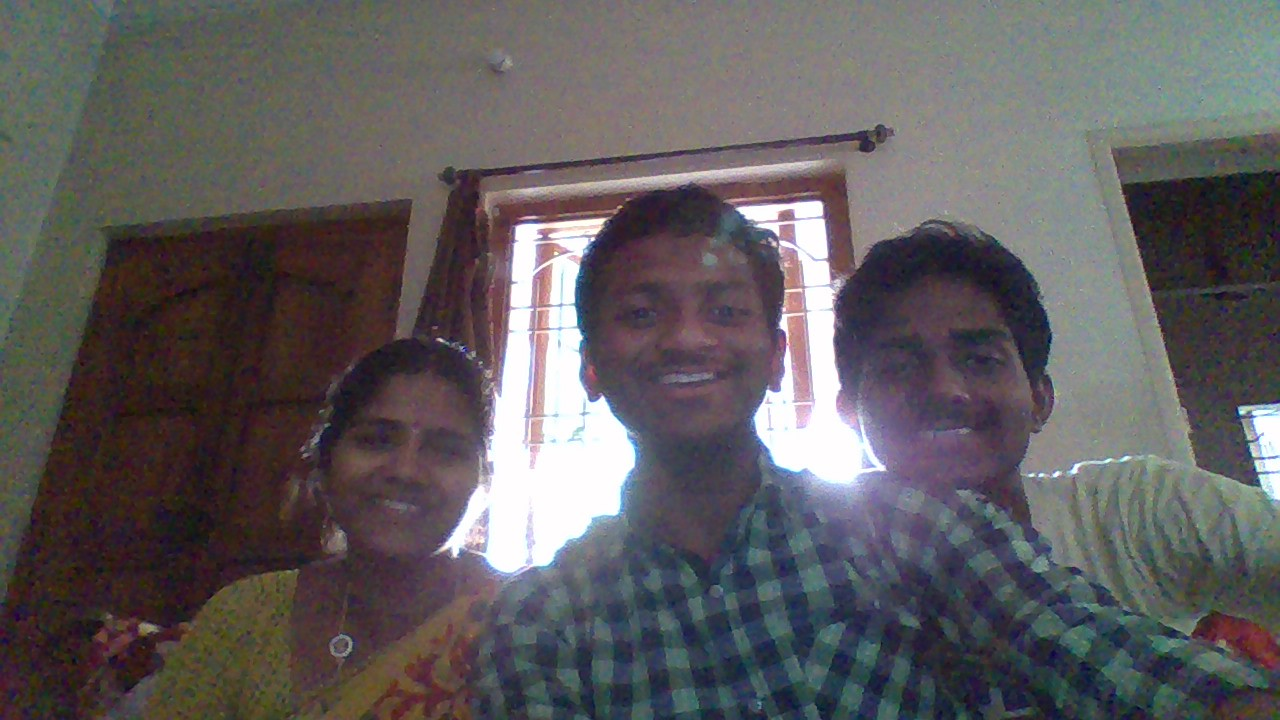
#> input picture Practice/Images/fam_sample1.jpg, 1280 x 720 px, given in place of the camera
$ python preprocess_practice3.py
#> lines starting #> are read from the running program, lines starting #| are printed output that depends on the picture; after the words box and inside, x2 and y2 are one past the last pixel; in counts of white or black regions, pixels touching at a corner belong together
#code to analyze the color object tracking with RGB and HSV color space
import cv2
import imutils
import numpy as np

cam=cv2.VideoCapture(0)
cam.set(3,640)
cam.set(4,480)

# Define the codec and create VideoWriter object
fourcc = cv2.VideoWriter_fourcc(*'XVID')
out = cv2.VideoWriter('output.avi', fourcc, 20.0, (640, 480))


def nothing(x):
    return 0

#create a named window
cv2.namedWindow("Trackbars")

#create trackbars
#trackbar inout arguments are name of trackbar,window name,min value,max value,callback
'''
cv2.createTrackbar("L-R","Trackbars",0,255,nothing)
cv2.createTrackbar("L-G","Trackbars",0,255,nothing)
cv2.createTrackbar("L-B","Trackbars",0,255,nothing)
cv2.createTrackbar("H-R","Trackbars",0,255,nothing)
cv2.createTrackbar("H-G","Trackbars",0,255,nothing)
cv2.createTrackbar("H-B","Trackbars",0,255,nothing)
'''
cv2.createTrackbar("L-H","Trackbars",0,180,nothing)
#> slider 'L-H' is set to 36
cv2.createTrackbar("L-S","Trackbars",0,255,nothing)
#> slider 'L-S' is set to 51
cv2.createTrackbar("L-V","Trackbars",0,255,nothing)
#> slider 'L-V' is set to 51
cv2.createTrackbar("H-H","Trackbars",0,180,nothing)
#> slider 'H-H' is set to 60
cv2.createTrackbar("H-S","Trackbars",0,255,nothing)
#> slider 'H-S' is set to 85
cv2.createTrackbar("H-V","Trackbars",0,255,nothing)
#> slider 'H-V' is set to 85

while True:
    ret,img=cam.read()
#> img is the input picture: shape (720, 1280, 3); mean B, G, R 93.8, 92.1, 95.8
    img=cv2.flip(img,1)
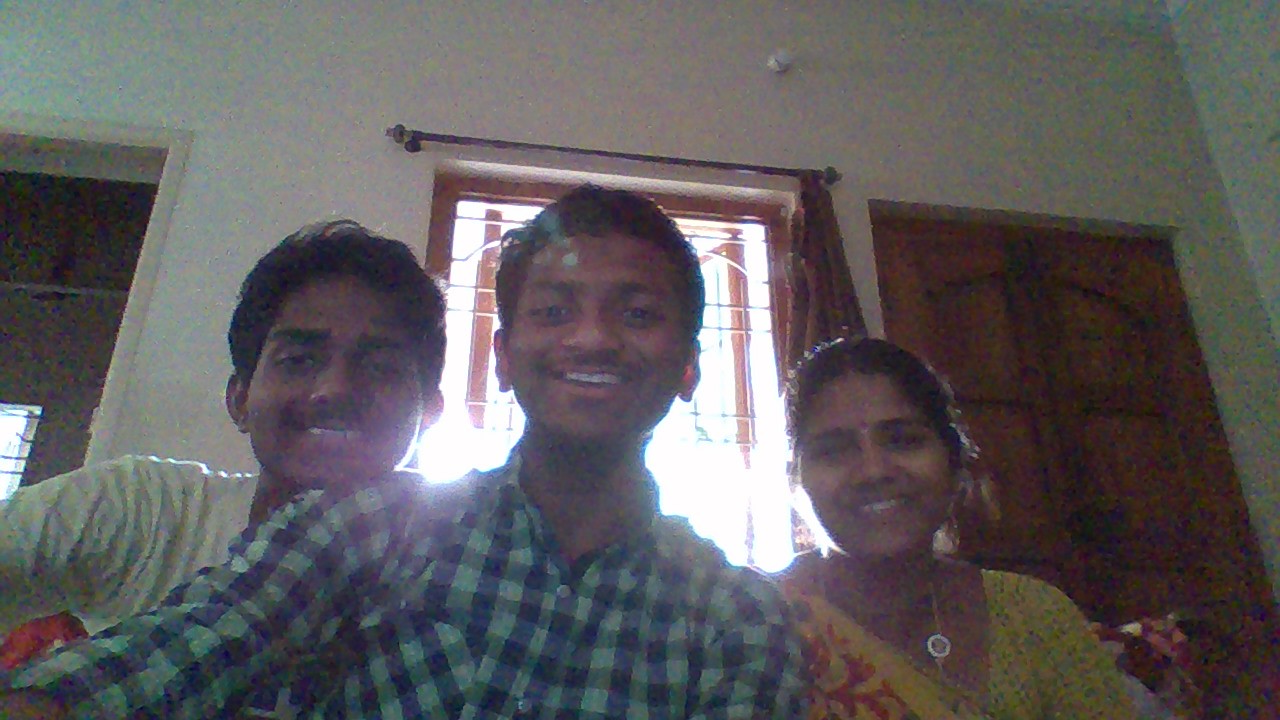
#> img: shape (720, 1280, 3); mean B, G, R 93.8, 92.1, 95.8
    img2=cv2.cvtColor(img,cv2.COLOR_BGR2HSV)
#> img2: shape (720, 1280, 3); mean H, S, V 88.8, 58.7, 103.8

    '''
    #get the values from the trackbars
    l_r=cv2.getTrackbarPos("L-R","Trackbars")
    l_g=cv2.getTrackbarPos("L-G","Trackbars")
    l_b=cv2.getTrackbarPos("L-B","Trackbars")
    h_r=cv2.getTrackbarPos("H-R","Trackbars")
    h_g=cv2.getTrackbarPos("H-G","Trackbars")
    h_b=cv2.getTrackbarPos("H-B","Trackbars")
   '''
    l_h=cv2.getTrackbarPos("L-H","Trackbars")
    l_s=cv2.getTrackbarPos("L-S","Trackbars")
    l_v=cv2.getTrackbarPos("L-V","Trackbars")
    h_h=cv2.getTrackbarPos("H-H","Trackbars")
    h_s=cv2.getTrackbarPos("H-S","Trackbars")
    h_v=cv2.getTrackbarPos("H-V","Trackbars")
    '''
    lower_range_rgb=np.array([l_b,l_g,l_r])
    higher_range_rgb=np.array([h_b,h_g,h_r])
    '''
    lower_range_hsv=np.array([l_h,l_s,l_v])
    higher_range_hsv=np.array([h_h,h_s,h_v])


    #get the mask for the corresponding color
    #mask_rgb=cv2.inRange(img,lower_range_rgb,higher_range_rgb)
    mask_hsv=cv2.inRange(img2,lower_range_hsv,higher_range_hsv)
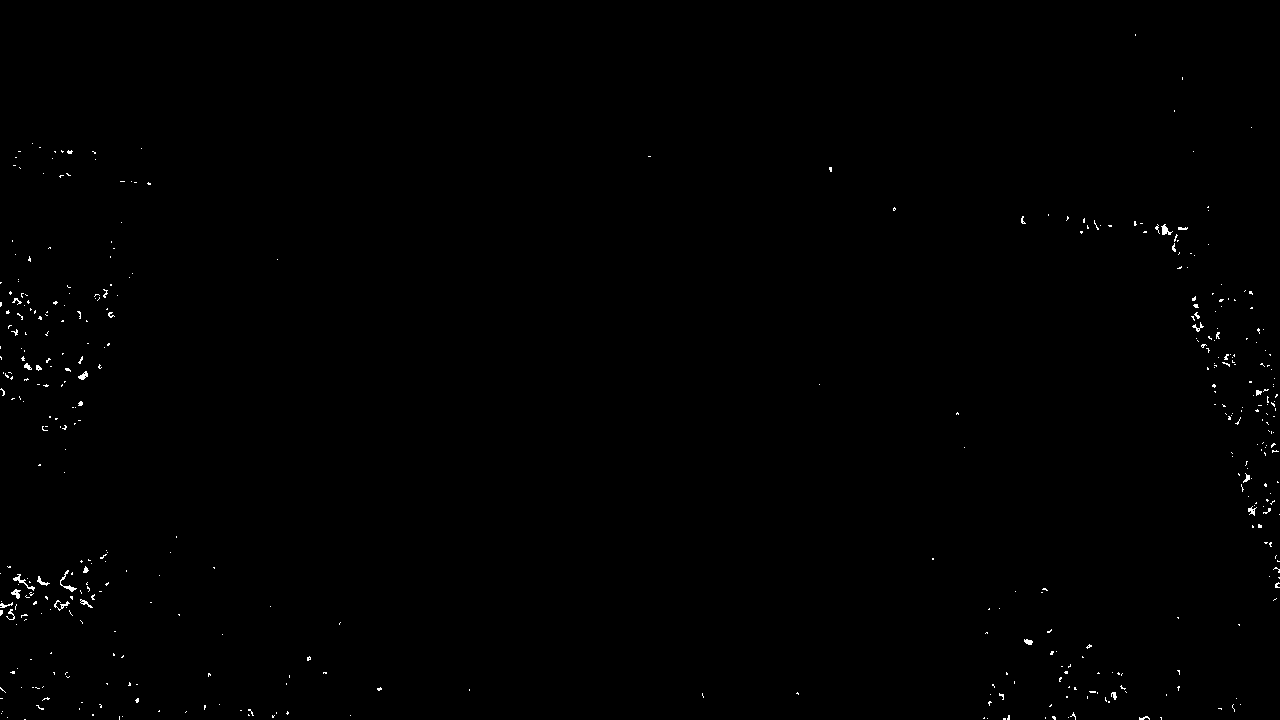
#> mask_hsv: shape (720, 1280); 0.32% white in thin lines or dots

    #comnine mask and img
    #res_rgb=cv2.bitwise_and(img,img,mask=mask_rgb)
    res_hsv=cv2.bitwise_and(img,img,mask=mask_hsv)

    #stacked image
    stack_img=np.hstack((img,res_hsv))
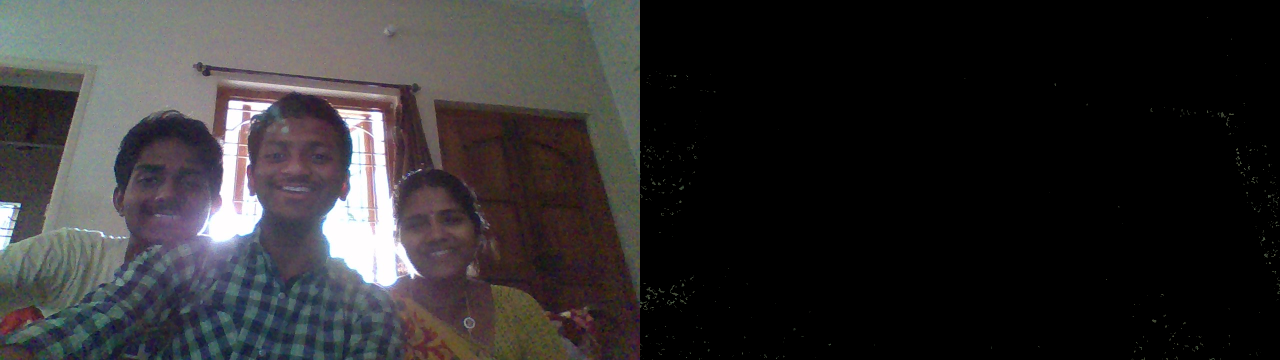
#> stack_img: shape (720, 2560, 3) (shown at 1/2 size); mean B, G, R 47, 46.1, 48
    out.write(np.uint8(stack_img))

    cv2.imshow("Trackbars",cv2.resize(stack_img,None,fx=0.4,fy=0.4))
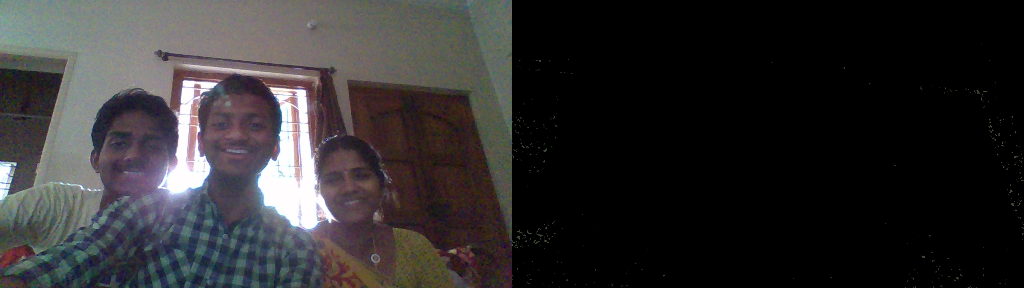
#> window 'Trackbars': shape (288, 1024, 3); mean B, G, R 46.9, 46.1, 47.9
    key=cv2.waitKey(1)
#> (key Esc is pressed here)
    if key==27:
        break


cam.release()
out.release()
cv2.destroyAllWindows()

$ run again, on Practice/Images/fam_sample2.jpg
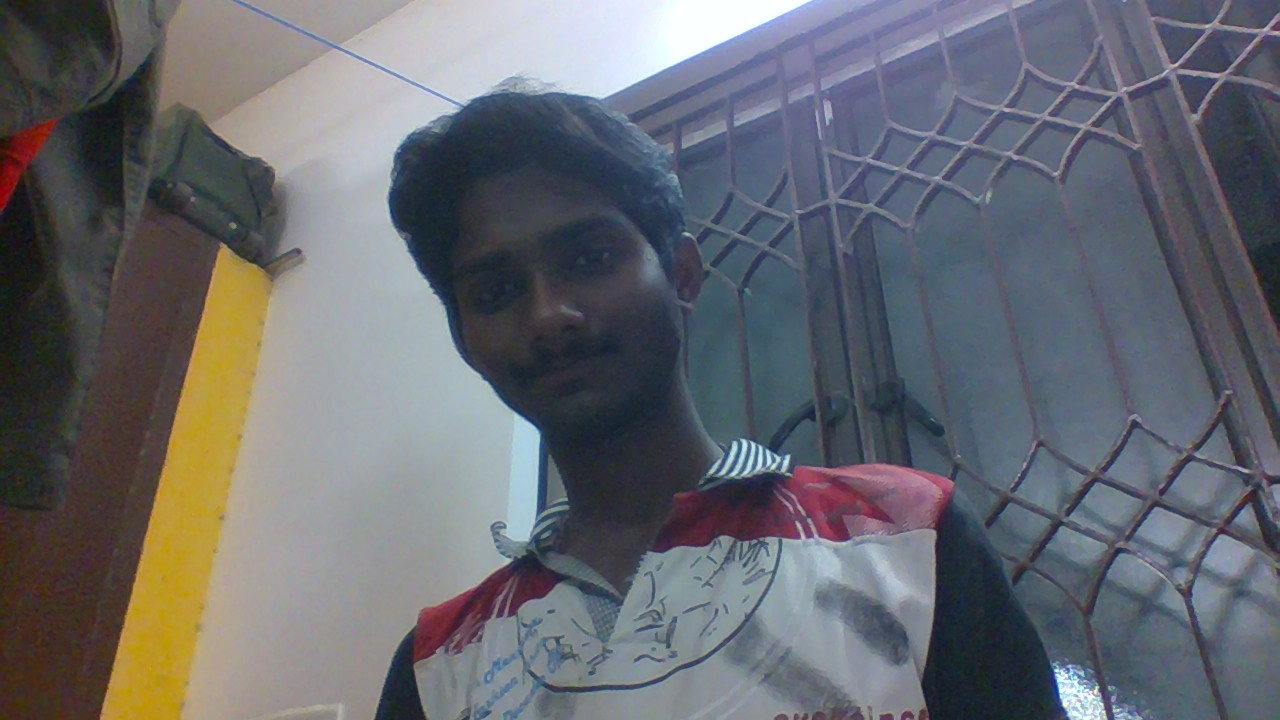
#> input picture Practice/Images/fam_sample2.jpg, 1280 x 720 px, given in place of the camera
#> img is the input picture: shape (720, 1280, 3); mean B, G, R 110.6, 105, 102.8
#> img2: shape (720, 1280, 3); mean H, S, V 94.6, 59, 119.2
#> `mask_hsv=cv2.inRange(img2,lower_range_hsv,higher_range_hsv)`:
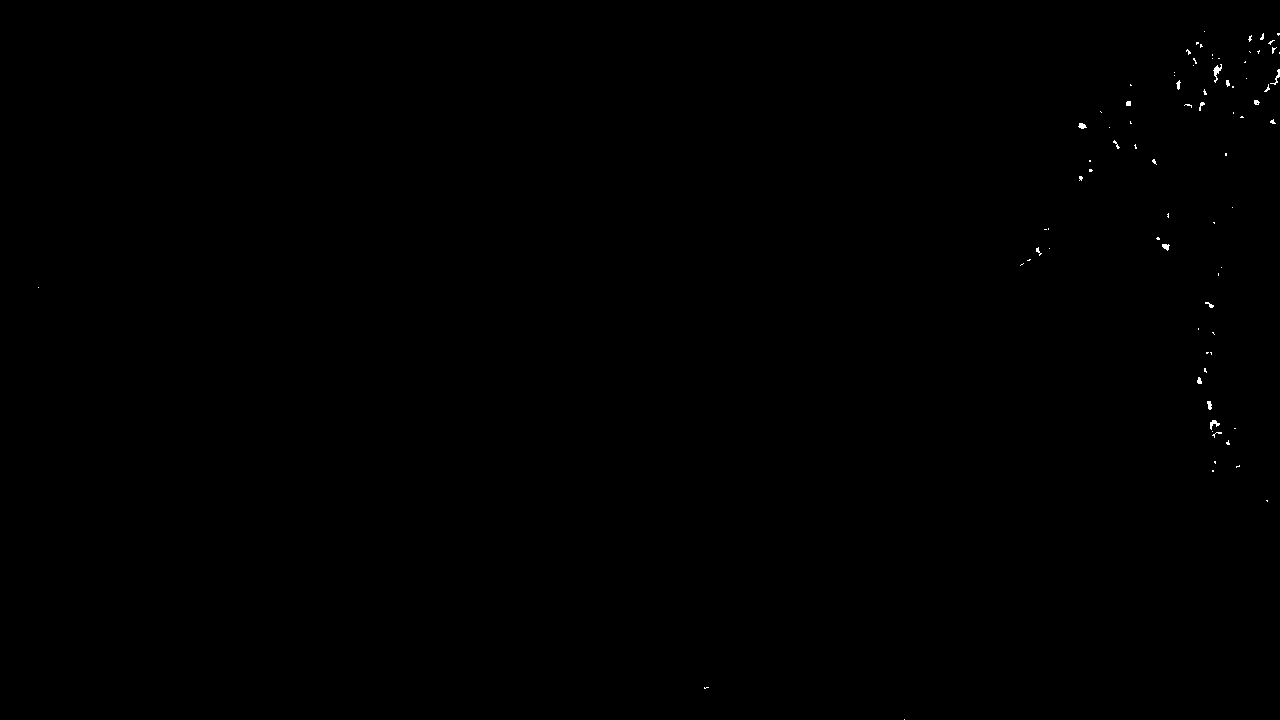
#> mask_hsv: shape (720, 1280); 0.09% white in thin lines or dots
#> `cv2.imshow("Trackbars",cv2.resize(stack_img,None,fx=0.4,fy=0.4))`:
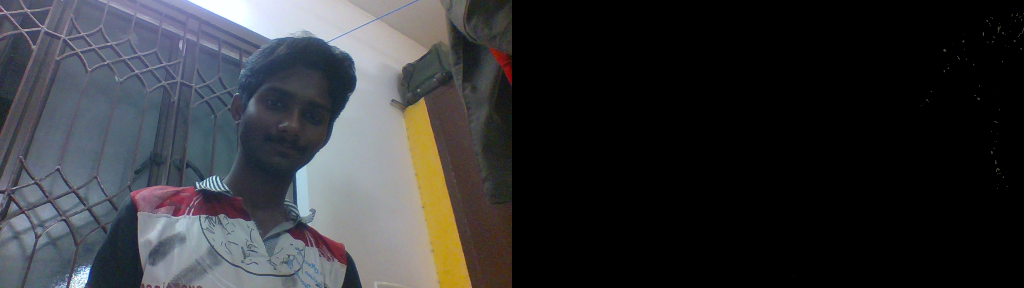
#> window 'Trackbars': shape (288, 1024, 3); mean B, G, R 55.3, 52.5, 51.4
